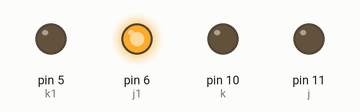
The sketch below on a simulated Arduino Uno, built with avr-gcc and run on an emulated ATmega328P. On the bench: output pins drawn as LEDs (lit = HIGH).

Above: at 0.1 s.
Timing chart, 0 to 1.6 s (numbered marks = the images above):
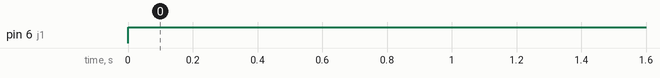

The sketch:

motor_driver_1_1.ino
```cpp
int i=1;
int k=10,k1=5;
int j=11,j1=6;
int a=1;
int b=11;
int d=6;
boolean c=true;

void setup() {
  pinMode(k,OUTPUT);
  pinMode(j,OUTPUT);
  pinMode(k1,OUTPUT);
  pinMode(j1,OUTPUT);
  Serial.begin(9600);
  digitalWrite(k,LOW);
  digitalWrite(j,LOW);
  digitalWrite(k1,LOW);
  digitalWrite(j1,LOW);
}

void loop() {
  //analogWrite(k,255);
  analogWrite(j1,255);
}
```

Measured:
- by itself, pin 6 (j1): LOW → HIGH at 0.00 s
